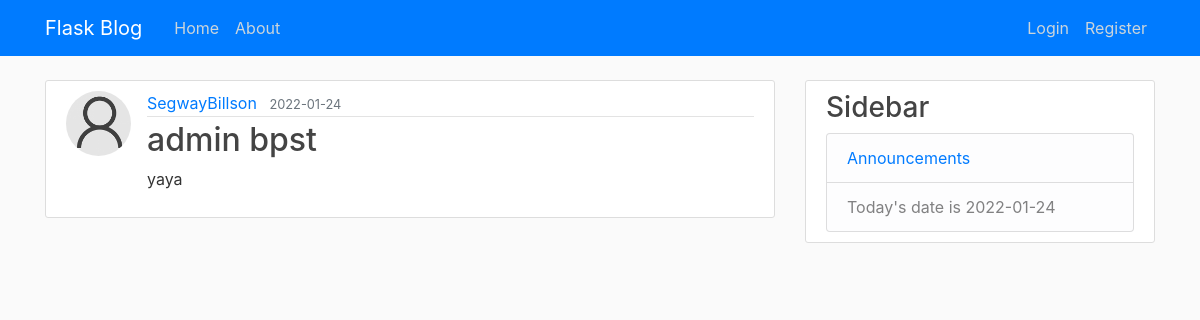
/post/1, run on the app's committed database.
### flasky/models.py (models this page shows, shortened)
class User(db.Model, UserMixin):
    id = db.Column(db.Integer, primary_key=True)                                    # Unique ID's, primary keys
    username = db.Column(db.String(20), unique=True, nullable=False)                # Unique Usernames of max length 20
    email = db.Column(db.String(50), unique=True, nullable=False)                   # Unique Emails of max length 50
    image = db.Column(db.String(20), nullable=False, default='default.png')         # User Profile Pictures
    password = db.Column(db.String(60), nullable=False)                             # Unique Usernames of max length 20
    posts = db.relationship('Post', backref='author', lazy=True)                    # Posts made by user
    admin = db.Column(db.Boolean, default=False)                                    # Boolean for admin status

class Post(db.Model):
    id = db.Column(db.Integer, primary_key=True)                                # Unique ID's, primary keys
    title = db.Column(db.String(100), nullable=False)                           # Post title
    date = db.Column(db.DateTime, nullable=False, default=datetime.utcnow)      # Date posted
    content = db.Column(db.Text, nullable=False)                                # Body of post
    user_id = db.Column(db.Integer, db.ForeignKey('user.id'), nullable=False)   # Foreign key of user id of author
    announce = db.Column(db.Boolean, default=False)                             # Boolean for announcement status

### flasky/routes.py (the view)
@app.route('/post/<int:post_id>')
def post(post_id):
    post = Post.query.get_or_404(post_id)
    return render_template('post.html', title=post.title, post=post, date=date.today().strftime('%Y-%m-%d'))

### flasky/templates/post.html (shortened to what this page needs)
{% extends "layout.html" %}
{% block content %}
    <article class="media content-section">
        <img class="rounded-circle article-img" src="{{ url_for('static', filename='profile_pics/' + post.author.image) }}">
        <div class="media-body">
            <div class="article-metadata">
                <a class="mr-2" href="#">{{ post.author.username }}</a>
                <small class="text-muted">{{ post.date.strftime('%Y-%m-%d') }}</small>
            </div>
            <h2 class='article-title'>{{ post.title }}</h2>
            <p class="article-content">{{ post.content }}</p>
        </div>
    </article>
{% endblock content %}

### flasky/static/main.css (style rules this page uses)
body { background: #fafafa; color: #333333; margin-top: 5rem; }
h1, h2, h3, h4, h5, h6 { color: #444444; }
.content-section { background: #ffffff; padding: 10px 20px; border: 1px solid #dddddd; border-radius: 3px; margin-bottom: 20px; }
.article-title { color: #444444; }
.article-content { white-space: pre-line; }
.article-img { height: 65px; width: 65px; margin-right: 16px; }
.article-metadata { padding-bottom: 1px; margin-bottom: 4px; border-bottom: 1px solid #e3e3e3 }

### data on the page
User: image (placeholder picture), author.username "SegwayBillson"
Post: date "2022-01-24", title "admin bpst", content "yaya"
